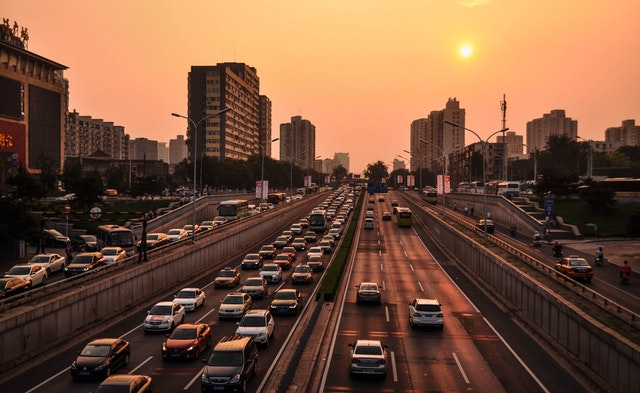
#> input picture vehicles_in_traffic/car.jpg, 640 x 393 px, given in place of the camera
$ python video.py
#> lines starting #> are read from the running program, lines starting #| are printed output that depends on the picture; after the words box and inside, x2 and y2 are one past the last pixel; in counts of white or black regions, pixels touching at a corner belong together
import cv2

cap = cv2.VideoCapture(0)
car_cascade = cv2.CascadeClassifier("car.xml")

while True:
    ret, frame = cap.read()
#> frame is the input picture: shape (393, 640, 3); mean B, G, R 61.5, 83.8, 120.7

    frame = cv2.resize(frame, (480, 360))
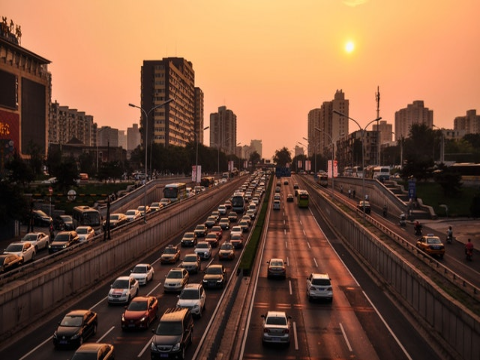
#> frame: shape (360, 480, 3); mean B, G, R 61.4, 83.7, 120.6
    gray = cv2.cvtColor(frame, cv2.COLOR_BGR2GRAY)
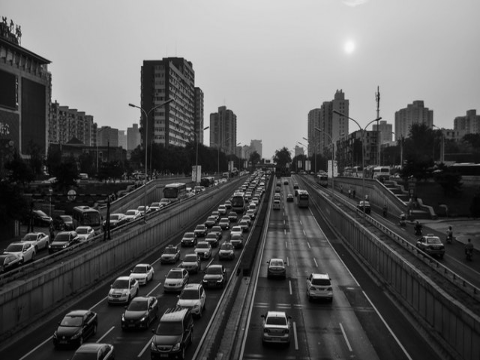
#> gray: shape (360, 480); min 0, max 248, mean 92.2

    cars = car_cascade.detectMultiScale(gray, 1.1, 2)
#> cars = [[180, 257, 29, 29], [196, 265, 36, 36]]

    for (x,y,w,h) in cars:
        cv2.rectangle(frame, (x,y), (x+w, y+h), (0, 0, 255), 2)
#> this loop made 2 passes
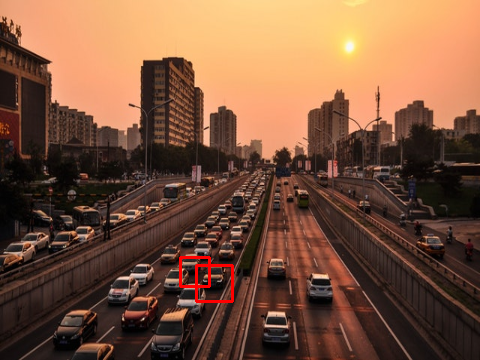
#> frame: shape (360, 480, 3); 0.44% of pixels changed, all inside (x1, y1, x2, y2) = (179, 256, 234, 303)
    cv2.imshow("mask", frame)

    if cv2.waitKey(5) & 0xFF == ord("q"):
#> (key q is pressed here)
        break

cap.release()
cv2.destroyAllWindows()
